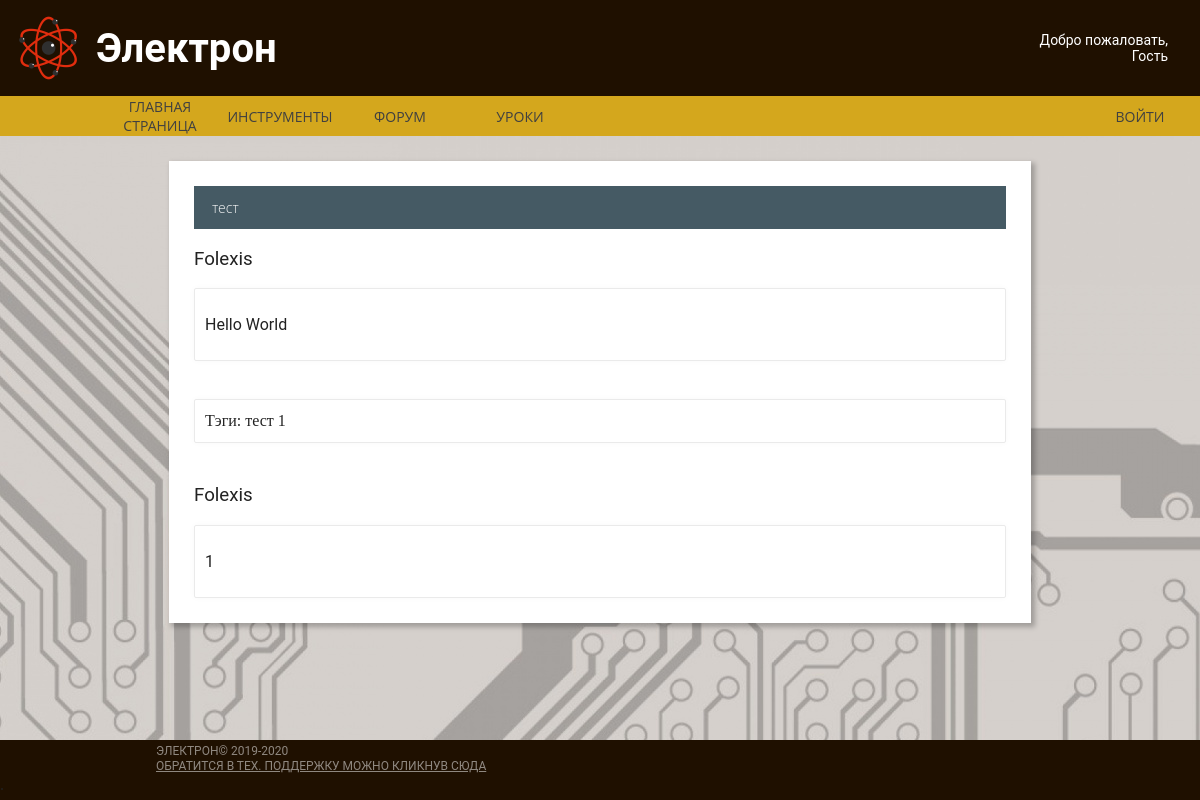
Screenshot of /forum/1 with the database file from the repository.
### Main/models.py (models this page shows, shortened)
class Post(models.Model):
    author_art = models.CharField("автор", max_length=70)
    name_art = models.CharField("название", max_length=100)
    text_art = models.TextField()
    sellf = models.CharField("curs", max_length=3)
    pub_date_art = models.DateTimeField(default=datetime.datetime.now())
    tags = models.ManyToManyField('Tag', blank=True, related_name="posts")
    img1 = models.ImageField("картинка 1", upload_to="images/users/posts", blank=True)
    img2 = models.ImageField("картинка 2", upload_to="images/users/posts", blank=True)
    img3 = models.ImageField("картинка 3", upload_to="images/users/posts", blank=True)
    img4 = models.ImageField("картинка 4", upload_to="images/users/posts", blank=True)
    img5 = models.ImageField("картинка 5", upload_to="images/users/posts", blank=True)
    img6 = models.ImageField("картинка 6", upload_to="images/users/posts", blank=True)
    img7 = models.ImageField("картинка 7", upload_to="images/users/posts", blank=True)
    img8 = models.ImageField("картинка 8", upload_to="images/users/posts", blank=True)
    img9 = models.ImageField("картинка 9", upload_to="images/users/posts", blank=True)
    img10 = models.ImageField("картинка 10", upload_to="images/users/posts", blank=True)

class Tag(models.Model):
    name = models.CharField("название", max_length=30)
    create_date = models.DateTimeField(default=datetime.datetime.now())

class Commet(models.Model):
    Post_com = models.ForeignKey(Post, on_delete=models.CASCADE)
    author_com = models.CharField("автор", max_length=70)
    text_com = models.TextField()
    pub_date_com = models.DateTimeField(default=datetime.datetime.now())

### Main/views.py (the view, shortened to what this page needs)
# urls.py: path('forum/<str:id>', Post_detail.as_view(), name = "art_url"),
class Post_detail(View):
    temp = "First/thread"
    def get(self, request, **kwargs):
        null = False
        h = CheckCOOKIE(request)
        if 'ROOT' in request.COOKIES:
            g = request.COOKIES['ROOT']
        else:
            g = 'False'
        if 'id' in kwargs:
            art = get_object_or_404(Post, id__iexact=kwargs['id'])
            comment = Commet.objects.all()
            self.temp += '.html'
            if art.tags.all()[0].name == "" and len(art.tags.all()) == 1:
                null = True
            imagesNoneCheck = [art.img1, art.img2, art.img3, art.img4, art.img5, art.img6, art.img7, art.img8, art.img9,
                      art.img10]
            images = []
            for i in range(len(imagesNoneCheck)):
                if imagesNoneCheck[i] == "":
                    pass
                else:
                    images.append("/media/" + str(imagesNoneCheck[i]))
            return render(request, self.temp,
                          context={'Nick': h, "ROOT": g, "Post": art, 'comment': reversed(comment), "news": news(),
                                   "null": null, "images": images})

### Main/utils.py (called while the page is built)
def news():
    return reversed(News.objects.all())

def CheckCOOKIE(request):
    if "UserNick" in request.COOKIES:
        if request.COOKIES["UserNick"] != "":
            h = request.COOKIES["UserNick"]
        else:
            h = ""
    else:
        h = ""
    return h

### Main/templates/First/thread.html (shortened to what this page needs)
{% extends "First/Base_blok.html"%}
{% load static %}
{% block css %}
    <link rel="stylesheet" href="{% static 'css/normalize.css' %}">
    <link rel="stylesheet" href="{% static 'css/main.css' %}">
    <link rel="stylesheet" href="{% static 'css/forum.css' %}">
{% endblock %}
{% block content %}
<div class="container main-container">
    <div class="container generic">
        <h3 class="item sub-forum-title">{{Post.name_art}}</h3>
        <ol class="container thread-list">
            <h3 class="item comment-author">{{Post.author_art}}
            </h3>
            <li class="container thread">
                <p class="item comment-text"> {{Post.text_art}}</p><br>
            </li>
            <li class="container thread">Тэги: {% if not null %}{% for i in Post.tags.all %}{{ i.name }} {% endfor %}{% else %}-{% endif %}</li>
            {% for i in comment %}
                {% if i.Post_com.name_art == Post.name_art %}
            <br><h3 class="item comment-author">{{i.author_com}}
            </h3>
            <li class="container thread">
                        <p class="item comment-text"> {{i.text_com}}
                        </p>
                    </li>
                {% endif %}
            {% endfor %}
        </ol>
    </div>
</div>
{% endblock %}

### Main/static/css/main.css (style rules this page uses)
html { color: #222; font-size: 1em; line-height: 1.4; }
.container { display: flex; flex-direction: column; flex-grow: 1; flex-shrink: 1; }
.item { font-family: Roboto, sans-serif; font-style: normal; font-weight: normal; line-height: normal; }
html, body { min-height: 100%; display: flex; flex-direction: column; }
body { background-image: url(/media/images/img/circutry.jpg); }
.main-container { flex: 1; flex-direction: row; margin-left: 12%; margin-right: 12%; padding: 25px; }
.generic { flex-shrink: 3; padding: 25px; background-color: #ffffff; box-shadow: 3px 3px 5px 1px rgba(0, 0, 0, 0.25); }

### Main/static/css/forum.css (style rules this page uses)
.sub-forum-title { font-family: Open Sans, sans-serif; display: block; font-size: 14px; font-weight: 200; line-height: 1.5; background-color: #455a64; margin: 0; color: #fafafa; padding: 11px 18px; }
.thread-list { list-style: none; margin: 0; padding: 0; }
.thread { flex-direction: row; box-shadow: 0 0 6px rgba(0, 0, 0, .03); border-color: #eaeaea; border-radius: 2px; border-style: solid; border-width: 1px; list-style: none; padding: 10px; align-items: center; }

### rows the page displays
Post: name_art "тест", author_art "Folexis", text_art "Hello World"
Tag: name "тест"
Tag: name "1"
Commet: author_com "Folexis", text_com "1"
